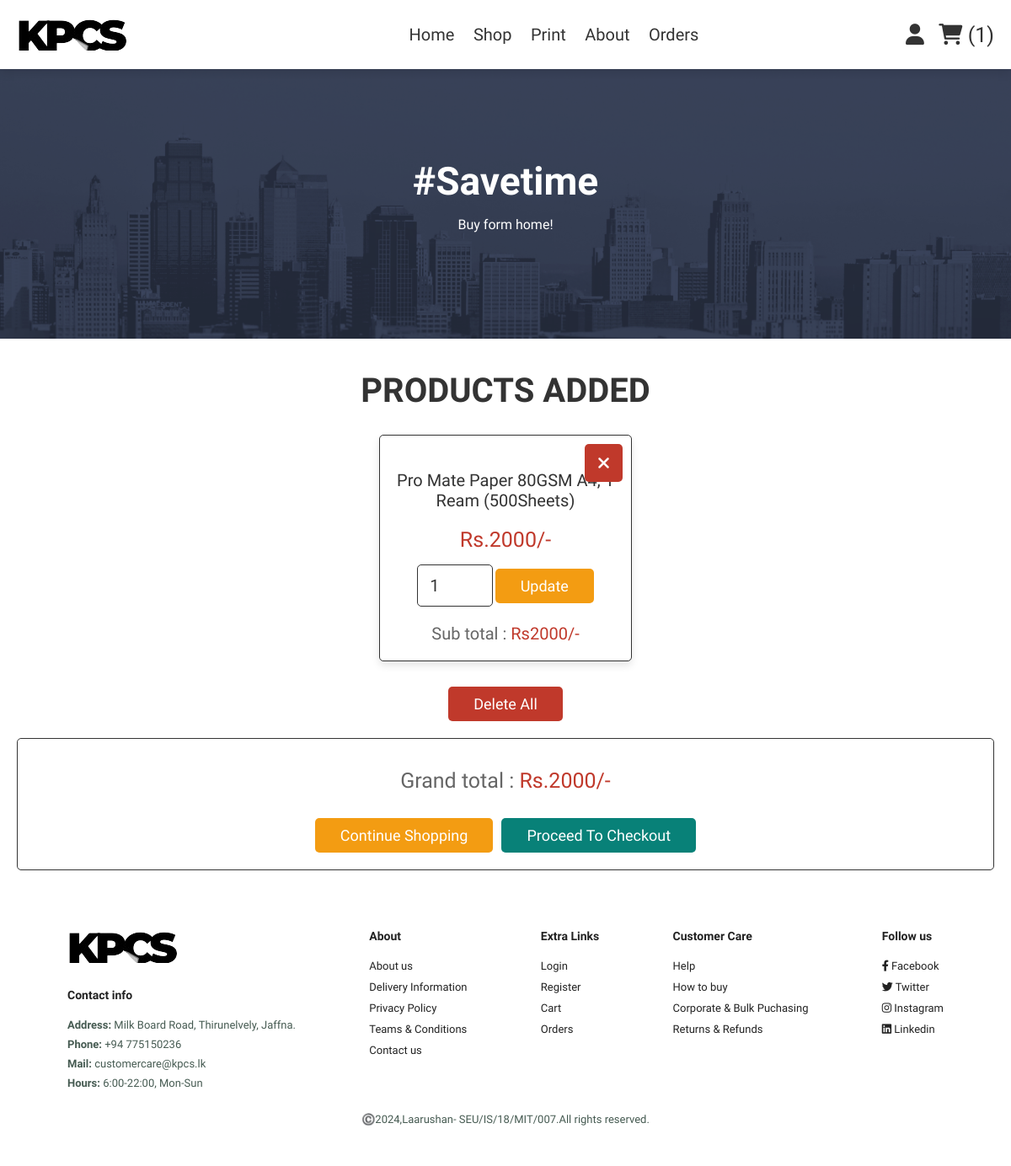
Screenshot of /cart.php (signed in) with the database file from the repository.
### tables this page shows
CREATE TABLE `cart` (
  `id` int(100) NOT NULL,
  `user_id` int(100) NOT NULL,
  `name` varchar(100) NOT NULL,
  `price` int(100) NOT NULL,
  `quantity` int(100) NOT NULL,
  `image` int(100) NOT NULL
);

### cart.php (the view, shortened to what this page needs)
<?php
include 'config.php';
$user_id = $_SESSION['user_id'];
?>
<!DOCTYPE html>
<html lang="en">
<head>
   <link rel="stylesheet" href="https://cdnjs.cloudflare.com/ajax/libs/font-awesome/6.0.0/css/all.min.css">
   <link rel="stylesheet" href="css/home.css">
</head>
<body>
   <?php include 'header.php'; ?>
   <section id="page-header" class="page-header" style="background-image: url('img/about/a11.png');">
      <h2>#Savetime</h2>
      <p>Buy form home!</p>
   </section>
   <section class="shopping-cart">
      <h1 class="title">products added</h1>
      <div class="box-container">
         <?php
         $grand_total = 0;
         $select_cart = mysqli_query($conn, "SELECT * FROM `cart` WHERE user_id = '$user_id'") or die('query failed');
         if (mysqli_num_rows($select_cart) > 0) {
            while ($fetch_cart = mysqli_fetch_assoc($select_cart)) {
         ?>
               <div class="box">
                  <a href="cart.php?delete=<?php echo $fetch_cart['id']; ?>" class="fas fa-times" onclick="return confirm('delete this from cart?');"></a>
                  <div class="name"><?php echo $fetch_cart['name']; ?></div>
                  <div class="price">Rs.<?php echo $fetch_cart['price']; ?>/-</div>
                  <form action="" method="post">
                     <input type="number" min="1" name="cart_quantity" value="<?php echo $fetch_cart['quantity']; ?>">
                     <input type="submit" name="update_cart" value="update" class="option-btn">
                  </form>
                  <div class="sub-total"> Sub total : <span>Rs<?php echo $sub_total = ($fetch_cart['quantity'] * $fetch_cart['price']); ?>/-</span> </div>
               </div>
         <?php
               $grand_total += $sub_total;
            }
         } else {
            echo '<p class="empty">your cart is empty</p>';
         }
         ?>
      </div>
      <div style="margin-top: 2rem; text-align:center;">
         <a href="cart.php?delete_all" class="delete-btn <?php echo ($grand_total > 1) ? '' : 'disabled'; ?>" onclick="return confirm('delete all from cart?');">delete all</a>
      </div>
      <div class="cart-total">
         <p>Grand total : <span>Rs.<?php echo $grand_total; ?>/-</span></p>
         <div class="flex">
            <a href="shop.php" class="option-btn">Continue shopping</a>
            <a href="checkout.php" class="btn <?php echo ($grand_total > 1) ? '' : 'disabled'; ?>">Proceed to checkout</a>
         </div>
      </div>
   </section>
   <?php include 'footer.php'; ?>
</body>
</html>

### css/home.css (style rules this page uses)
:root { --purple: #8e44ad; --red: #c0392b; --orange: #f39c12; --black: #333; --white: #fff; --light-color: #666; --light-white: #ccc; --light-bg: #f5f5f5; --border: .1rem solid var(--black); --box-shadow: 0 .5rem 1rem rgba(0, 0, 0, .1); }
* { font-family: "Spartan", sans-serif; margin: 0; padding: 0; box-sizing: border-box; outline: none; border: none; text-decoration: none; transition: all .2s linear; }
html { font-size: 62.5%; overflow-x: hidden; scroll-behavior: smooth; }
section { padding: 3rem 2rem; }
.title { text-align: center; margin-bottom: 2rem; text-transform: uppercase; color: var(--black); font-size: 4rem; }
.btn, .option-btn, .delete-btn, .white-btn { display: inline-block; margin-top: 1rem; padding: 1rem 3rem; cursor: pointer; color: var(--white); font-size: 1.8rem; border-radius: .5rem; text-transform: capitalize; }
.white-btn, .btn { background-color: #088178; ; }
.option-btn { background-color: var(--orange); }
.delete-btn { background-color: var(--red); }
h1 { font-size: 50px; line-height: 64px; color: #222; }
h2 { font-size: 46px; line-height: 54px; color: #222; }
p { font-size: 16px; color: #465b52; margin: 15px 0 20px 0; }
.page-header { text-align: center; }
.shopping-cart .box-container { max-width: 1200px; margin: 0 auto; display: grid; grid-template-columns: repeat(auto-fit, 30rem); align-items: center; gap: 1.5rem; justify-content: center; }
.shopping-cart .box-container .box { text-align: center; padding: 2rem; border-radius: .5rem; background-color: var(--white); box-shadow: var(--box-shadow); position: relative; border: var(--border); }
.shopping-cart .box-container .box .fa-times { position: absolute; top: 1rem; right: 1rem; height: 4.5rem; width: 4.5rem; line-height: 4.5rem; font-size: 2rem; background-color: var(--red); color: var(--white); border-radius: .5rem; }
.shopping-cart .box-container .box .name { padding: 1rem 0; font-size: 2rem; color: var(--black); }
.shopping-cart .box-container .box .price { padding: 1rem 0; font-size: 2.5rem; color: var(--red); }
.shopping-cart .box-container .box input[type="number"] { margin: .5rem 0; border: var(--border); border-radius: .5rem; padding: 1.2rem 1.4rem; font-size: 2rem; color: var(--black); width: 9rem; }
.shopping-cart .box-container .box .sub-total { padding-top: 1.5rem; font-size: 2rem; color: var(--light-color); }
.shopping-cart .box-container .box .sub-total span { color: var(--red); }
.shopping-cart .cart-total { max-width: 1200px; margin: 0 auto; border: var(--border); padding: 2rem; text-align: center; margin-top: 2rem; border-radius: .5rem; }
.shopping-cart .cart-total p { font-size: 2.5rem; color: var(--light-color); }
.shopping-cart .cart-total p span { color: var(--red); }
.shopping-cart .cart-total .flex { display: flex; flex-wrap: wrap; column-gap: 1rem; margin-top: 1.5rem; justify-content: center; }

### cart.php (style rules this page uses)
.page-header { width: 100%; height: 40vh; background-size: cover; display: flex; justify-content: center; text-align: center; flex-direction: column; }
.page-header h2, .page-header p { color: #fff; }

### rows the page displays
cart: name "Pro Mate Paper 80GSM A4, 1 Ream (500Sheets)", price "2000", cart_quantity "1"

### other values shown
$cart_rows_number "1"
$grand_total "2000"
